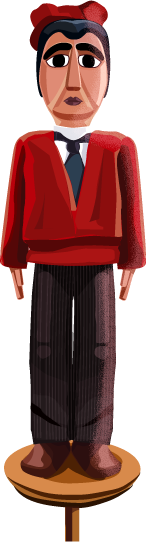
#> input picture modelos/bolas-navidad-personaje/personaje.png, 157 x 542 px
$ python clasificar.py personaje.png out.png
#> lines starting #> are read from the running program, lines starting #| are printed output that depends on the picture
"""Separa el dibujo del personaje en 4 colores imprimibles.

Devuelve un mapa de niveles por píxel:
  -1 fuera del personaje, 0 blanco, 1 rojo, 2 piel, 3 negro, 4 azul (corbata)
"""
import colorsys

import numpy as np
from PIL import Image

FUERA, BLANCO, ROJO, PIEL, NEGRO, AZUL = -1, 0, 1, 2, 3, 4
FILA_CUELLO = 126     # por encima: cabeza
FILA_PANTALON = 264   # por debajo: pantalón, manos y zapatos
FILA_FIN = 478        # por debajo: peana, que se descarta


def clasificar(ruta):
#> called with ruta = 'personaje.png'
    im = np.asarray(Image.open(ruta).convert("RGBA")).astype(float)
    h, w, _ = im.shape
#> h = 542; w = 157
    out = np.full((h, w), FUERA, dtype=int)
    for y in range(min(h, FILA_FIN)):
        for x in range(w):
            r, g, b, a = im[y, x]
            if a < 128:
                continue
            hh, s, v = colorsys.rgb_to_hsv(r / 255, g / 255, b / 255)
            hue = hh * 360
            rojizo = hue < 20 or hue > 335
            if y < FILA_CUELLO:  # cabeza: boina, pelo, cara
                en_ojo = 52 <= y <= 70 and (44 <= x <= 70 or 78 <= x <= 100)
                en_boina = y < 45 or (x < 38 and y < 52)
                if s < 0.28 and v > 0.72:
                    c = BLANCO if en_ojo else PIEL
                elif rojizo and s > 0.62 and r > 2.6 * g and v > 0.27:
                    if en_boina:
                        c = ROJO
                    elif 84 <= y <= 92 and 62 <= x <= 84:
                        c = NEGRO  # base de la nariz
                    else:
                        c = PIEL
                elif v < 0.50 and not (rojizo and s > 0.5 and v > 0.38):
                    c = NEGRO
                elif b > 0.95 * r and v < 0.62:
                    c = NEGRO
                else:
                    c = PIEL
            elif y < FILA_PANTALON:  # camisa, corbata, chaqueta
                if s < 0.25 and v > 0.70:
                    c = BLANCO
                elif b >= 0.92 * r and v < 0.75:
                    c = AZUL if (y < 216 and 38 <= x <= 108) else NEGRO  # corbata
                elif y < FILA_CUELLO + 5 and 50 <= x <= 95:
                    c = PIEL  # sombra del cuello, no es chaqueta
                else:
                    c = ROJO
            else:  # pantalón, manos, zapatos
                mano = x < 30 or x > 116
                naranja = 14 <= hue <= 55 and s > 0.5 and v > 0.45
                if mano:
                    if y > 305:
                        continue
                    c = PIEL if (y >= 270 or (v > 0.5 and g > 0.35 * r)) else ROJO
                elif y >= 440 and naranja:
                    continue  # peana
                elif rojizo and s > 0.7 and v > 0.45 and y < 275:
                    c = ROJO  # bajo de la chaqueta
                else:
                    c = NEGRO
            out[y, x] = c
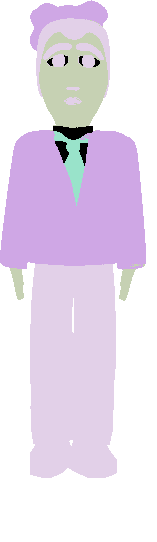
#> out: shape (542, 157) int64; 6 distinct labels, from -1 to 4; one colour per label, 0 black, -1 white
    _agrandar_ojos(out)
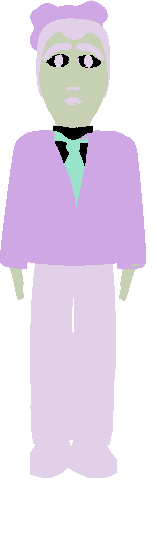
#> out: shape (542, 157) int64; 6 distinct labels, from -1 to 4; one colour per label, 0 black, -1 white
    _engordar_nariz(out)
    return out


def _agrandar_ojos(out):
    """En el dibujo el blanco del ojo es una rendija; se ensancha para que se pueda imprimir."""
    from scipy import ndimage
    for fila, col in ((61, 58), (61, 88)):
        if out[fila, col] != NEGRO:
            continue
        y0, y1, x0, x1 = fila - 9, fila + 9, col - 15, col + 15
        zona = out[y0:y1, x0:x1]
        etiquetas, _ = ndimage.label(zona == NEGRO)
        pupila = etiquetas == etiquetas[fila - y0, col - x0]
        etiquetas, _ = ndimage.label(pupila | (zona == BLANCO))
        ojo = etiquetas == etiquetas[fila - y0, col - x0]
        ojo = ndimage.binary_dilation(ojo, structure=np.ones((1, 3), bool)) & (
            pupila | (zona == BLANCO) | (zona == PIEL))
        nueva = ndimage.binary_erosion(pupila, structure=np.ones((1, 5), bool))
        zona[(zona == BLANCO) & ~ojo] = PIEL
        zona[ojo] = BLANCO
        zona[nueva] = NEGRO


def _engordar_nariz(out):
    zona = out[83:94, 60:86]
    ys, xs = np.nonzero(zona == NEGRO)
#> ys = 40 values from 4 to 7; xs = 40 values, max 19 at index 25, min 6 at index 12, mean 12.65
    for y, x in zip(ys, xs):
        if y + 1 < zona.shape[0] and zona[y + 1, x] == PIEL:
            zona[y + 1, x] = NEGRO
#> this loop made 40 passes
#> (y, x) on passes 1 to 12: (4, 7), (4, 8), (4, 9), (4, 10), (4, 11), (4, 12), (4, 13), (4, 14), (4, 15), (4, 16), (4, 17), (4, 18)


COLORES = {FUERA: (120, 200, 120), BLANCO: (245, 245, 245), ROJO: (200, 30, 35),
           PIEL: (232, 160, 125), NEGRO: (25, 25, 30),
           AZUL: (30, 80, 190)}

if __name__ == "__main__":
    import sys
    m = clasificar(sys.argv[1])
#> in clasificar, `_engordar_nariz(out)`: out: shape (542, 157) int64; 6 distinct labels, from -1 to 4
    rgb = np.zeros(m.shape + (3,), dtype=np.uint8)
    for k, col in COLORES.items():
        rgb[m == k] = col
    Image.fromarray(rgb).resize((m.shape[1] * 4, m.shape[0] * 4), Image.NEAREST).save(sys.argv[2])
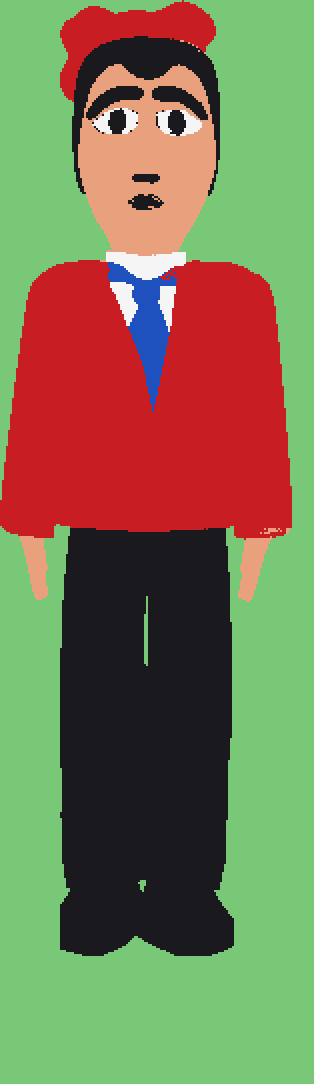
#> saved as out.png: PIL image 628x2168 RGB (shown at 1/2 size); mean R, G, B 121.8, 120.3, 83.5
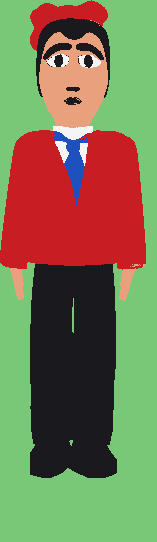
#> rgb: shape (542, 157, 3); mean of channels 0, 1, 2 121.8, 120.3, 83.5; drawn as R, G, B
